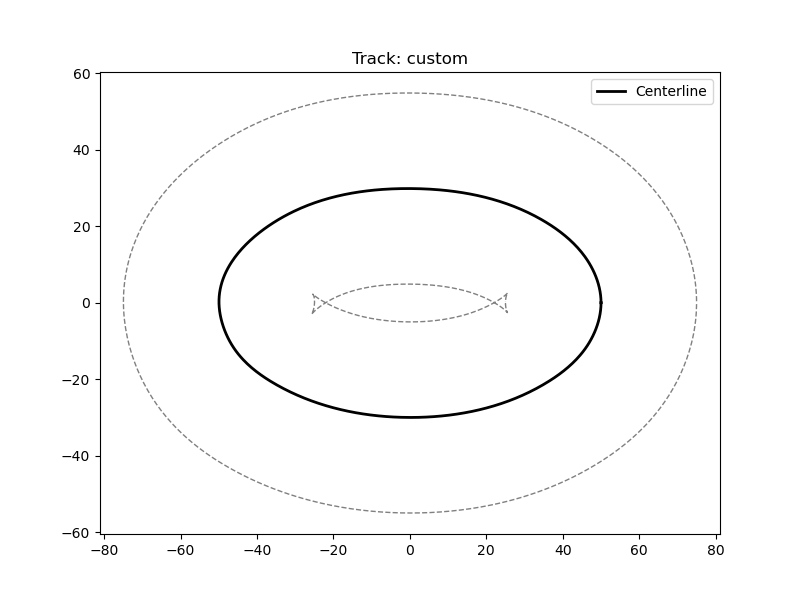
#> input picture environment/track.png, 800 x 600 px
$ python -i circuit2waypoint.py   (imports and definitions only)
#> lines starting #> are read from the running program, lines starting #| are printed output that depends on the picture; after the words box and inside, x2 and y2 are one past the last pixel; in counts of white or black regions, pixels touching at a corner belong together
'''
Converts image of circuit into waypoints for RaceTrack object
'''

# track_from_image.py

import cv2
import numpy as np
from skimage.morphology import skeletonize
from scipy.spatial import cKDTree
from scipy.interpolate import splprep, splev
import matplotlib.pyplot as plt

def extract_track_from_image(
        image_path,
        resize_width=800,
        invert=False,
        blur_kernel=5,
        skeletonize_track=True,
        smooth_track=True,
        plot_steps=False):
    '''
    Extracts an ordered set of waypoints from a top-down racetrack image.

    Steps:
      1. Load image and preprocess (grayscale, resize, threshold)
      2. Detect binary mask of track
      3. Skeletonize to get 1-pixel-wide centerline
      4. Extract coordinates of the centerline pixels
      5. Order them to form a continuous loop
      6. Smooth the path and resample evenly
      7. Return waypoints (N x 2)
    '''
#> called with image_path = 'track.png', resize_width = 800, invert = False, blur_kernel = 5, skeletonize_track = True, smooth_track = True, plot_steps = False

    # ---- Step 1. Load image ----
    img = cv2.imread(image_path, cv2.IMREAD_GRAYSCALE)
#> img is the input picture: shape (600, 800); min 0, max 255, mean 250.8
    if img is None:
        raise FileNotFoundError(f"Cannot read {image_path}")

    # Resize for consistency
    h, w = img.shape
#> h = 600; w = 800
    new_h = int(resize_width * (h / w))
#> new_h = 600
    img = cv2.resize(img, (resize_width, new_h))

    if plot_steps:
        plt.imshow(img, cmap='gray')
        plt.title("Original grayscale")
        plt.show()

    # ---- Step 2. Threshold / binarize ----
    if invert:
        img = cv2.bitwise_not(img)
    _, binary = cv2.threshold(img, 128, 255, cv2.THRESH_BINARY)
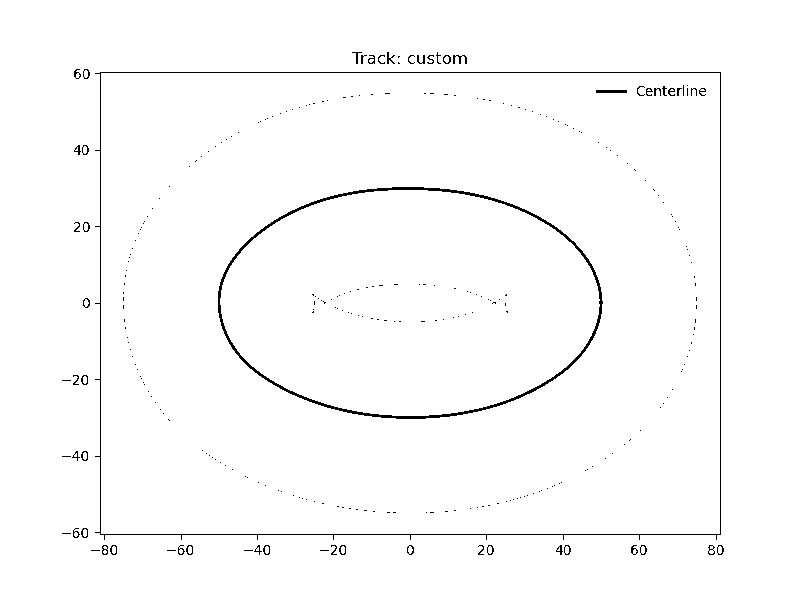
#> binary: shape (600, 800); 98.6% white; black in thin lines or dots, all inside (x1, y1, x2, y2) = (62, 52, 724, 555)
    binary = (binary > 0).astype(np.uint8)

    if blur_kernel:
        binary = cv2.medianBlur(binary * 255, blur_kernel)
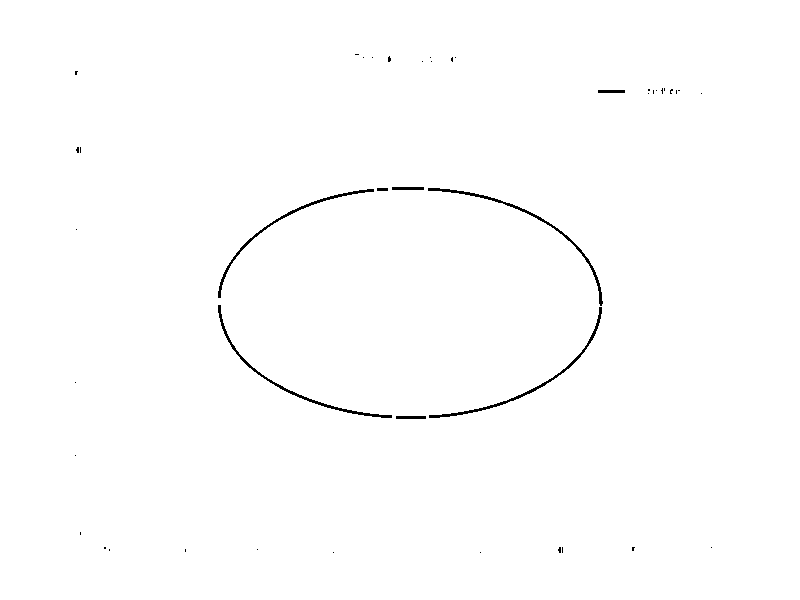
#> binary: shape (600, 800); 99.4% white; black in thin lines or dots, all inside (x1, y1, x2, y2) = (75, 54, 712, 553)
        binary = (binary > 0).astype(np.uint8)

    if plot_steps:
        plt.imshow(binary, cmap='gray')
        plt.title("Binary mask")
        plt.show()

    # ---- Step 3. Skeletonize ----
    if skeletonize_track:
        skeleton = skeletonize(binary)
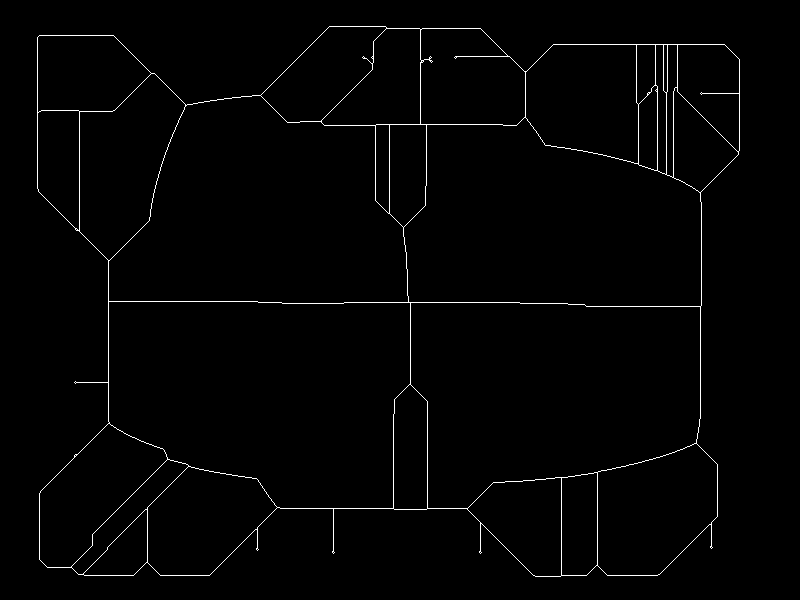
#> skeleton: shape (600, 800) bool; 1.4% white in thin lines or dots, all inside (x1, y1, x2, y2) = (37, 26, 740, 577)
    else:
        skeleton = binary

    if plot_steps:
        plt.imshow(skeleton, cmap='gray')
        plt.title("Skeletonized centerline")
        plt.show()

    # ---- Step 4. Extract coordinates ----
    ys, xs = np.nonzero(skeleton)
#> ys = 6538 values from 26 to 576; xs = 6538 values, max 739 at index 756, min 37 at index 263, mean 403.7
    coords = np.stack([xs, ys], axis=1).astype(float)
#> coords = 6538 pairs, first value 37 to 739, second value 26 to 576

    # ---- Step 5. Order points into a path ----
    waypoints = order_points_nearest_neighbor(coords)
    if smooth_track:
        waypoints = smooth_path(waypoints, n_points=1000)

    # ---- Step 6. Normalize coordinates ----
    waypoints -= waypoints.mean(axis=0)  # center
    waypoints[:, 1] *= -1                # flip Y axis for visualization consistency

    if plot_steps:
        plt.plot(waypoints[:,0], waypoints[:,1], '-r')
        plt.axis('equal')
        plt.title("Extracted track")
        plt.show()

    return waypoints

# Helper Functions
def order_points_nearest_neighbor(points):
    """Greedy nearest-neighbor traversal to order scattered skeleton points."""
    points = points.copy()
#> points has the same summary as coords in extract_track_from_image
    ordered = [points[0]]
#> ordered = [[329, 26]]
    points = np.delete(points, 0, axis=0)
#> points = 6537 pairs, first value 37 to 739, second value 26 to 576

    tree = cKDTree(points)
    while len(points) > 0:
        dist, idx = tree.query(ordered[-1], k=1)
        next_pt = points[idx]
        ordered.append(next_pt)
        points = np.delete(points, idx, axis=0)
        if len(points) > 0:
            tree = cKDTree(points)
#> this loop made 6537 passes
#> (dist, idx, next_pt) on passes 1 to 3: (1, 0, [330, 26]), (1, 0, [331, 26]), (1, 0, [332, 26])
#> after the loop, ordered has the same summary as coords in extract_track_from_image; points = empty array
#> in extract_track_from_image, `waypoints = order_points_nearest_neighbor(coords)`: waypoints has the same summary as coords

    return np.array(ordered)

def smooth_path(pts, n_points=800):
    """Spline smooth and resample an ordered path."""
#> called with pts = array of shape (6538, 2), n_points = 1000
    tck, u = splprep(pts.T, s=5.0, per=True)
#> tck = 3 items; u = 6538 values from 0 to 1
    u_new = np.linspace(0, 1, n_points)
    x_new, y_new = splev(u_new, tck)
#> x_new = 1000 values, max 739.4 at index 952, min 32.17 at index 309, mean 398.8; y_new = 1000 values, max 576 at index 592, min 23.11 at index 806, mean 274.2
    return np.stack([x_new, y_new], axis=1)

>>> result = extract_track_from_image('track.png')
#> in extract_track_from_image, `waypoints = smooth_path(waypoints, n_points=1000)`: waypoints = 1000 pairs, first value 32.17 to 739.4, second value 23.11 to 576
#> in extract_track_from_image, `waypoints -= waypoints.mean(axis=0)`: waypoints = 1000 pairs, first value -366.6 to 340.6, second value -251.1 to 301.8
#> result = 1000 pairs, first value -366.6 to 340.6, second value -301.8 to 251.1
